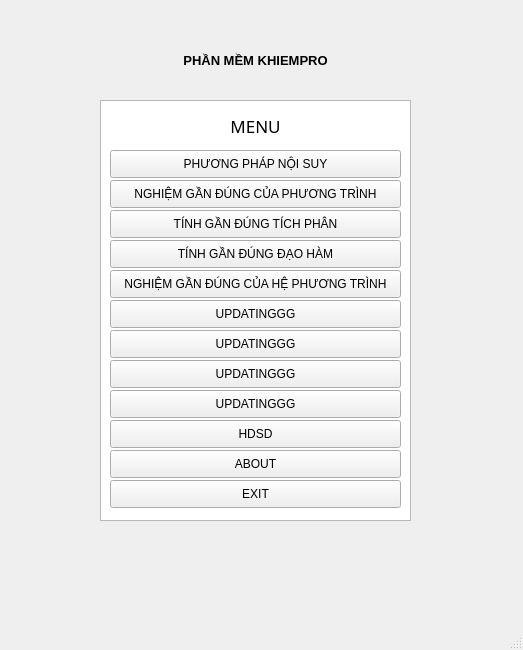
<?xml version="1.0" encoding="UTF-8"?>
<ui version="4.0">
 <class>menu</class>
 <widget class="QMainWindow" name="menu">
  <property name="geometry">
   <rect>
    <x>0</x>
    <y>0</y>
    <width>523</width>
    <height>650</height>
   </rect>
  </property>
  <property name="windowTitle">
   <string>MainWindow</string>
  </property>
  <widget class="QWidget" name="menuchinh">
   <widget class="QTextBrowser" name="textBrowser">
    <property name="geometry">
     <rect>
      <x>100</x>
      <y>100</y>
      <width>311</width>
      <height>421</height>
     </rect>
    </property>
   </widget>
   <widget class="QLabel" name="label_2">
    <property name="geometry">
     <rect>
      <x>80</x>
      <y>30</y>
      <width>351</width>
      <height>61</height>
     </rect>
    </property>
    <property name="minimumSize">
     <size>
      <width>351</width>
      <height>0</height>
     </size>
    </property>
    <property name="maximumSize">
     <size>
      <width>351</width>
      <height>61</height>
     </size>
    </property>
    <property name="font">
     <font>
      <family>Arial</family>
      <pointsize>10</pointsize>
      <weight>75</weight>
      <bold>true</bold>
     </font>
    </property>
    <property name="text">
     <string>PHẦN MỀM KHIEMPRO</string>
    </property>
    <property name="textFormat">
     <enum>Qt::PlainText</enum>
    </property>
    <property name="alignment">
     <set>Qt::AlignCenter</set>
    </property>
    <property name="wordWrap">
     <bool>false</bool>
    </property>
    <property name="margin">
     <number>0</number>
    </property>
    <property name="openExternalLinks">
     <bool>false</bool>
    </property>
    <property name="textInteractionFlags">
     <set>Qt::LinksAccessibleByMouse</set>
    </property>
   </widget>
   <widget class="QLabel" name="label">
    <property name="geometry">
     <rect>
      <x>100</x>
      <y>100</y>
      <width>311</width>
      <height>51</height>
     </rect>
    </property>
    <property name="font">
     <font>
      <family>Arial Black</family>
      <pointsize>13</pointsize>
      <weight>50</weight>
      <bold>false</bold>
     </font>
    </property>
    <property name="text">
     <string>MENU</string>
    </property>
    <property name="alignment">
     <set>Qt::AlignCenter</set>
    </property>
   </widget>
   <widget class="QPushButton" name="ppnoisuy">
    <property name="geometry">
     <rect>
      <x>110</x>
      <y>150</y>
      <width>291</width>
      <height>28</height>
     </rect>
    </property>
    <property name="text">
     <string>PHƯƠNG PHÁP NỘI SUY</string>
    </property>
   </widget>
   <widget class="QPushButton" name="ppnghiemcuapt">
    <property name="geometry">
     <rect>
      <x>110</x>
      <y>180</y>
      <width>291</width>
      <height>28</height>
     </rect>
    </property>
    <property name="text">
     <string>NGHIỆM GẦN ĐÚNG CỦA PHƯƠNG TRÌNH</string>
    </property>
   </widget>
   <widget class="QPushButton" name="pptichphan">
    <property name="geometry">
     <rect>
      <x>110</x>
      <y>210</y>
      <width>291</width>
      <height>28</height>
     </rect>
    </property>
    <property name="text">
     <string>TÍNH GẦN ĐÚNG TÍCH PHÂN</string>
    </property>
   </widget>
   <widget class="QPushButton" name="ppdaoham">
    <property name="geometry">
     <rect>
      <x>110</x>
      <y>240</y>
      <width>291</width>
      <height>28</height>
     </rect>
    </property>
    <property name="text">
     <string>TÍNH GẦN ĐÚNG ĐẠO HÀM</string>
    </property>
   </widget>
   <widget class="QPushButton" name="about">
    <property name="geometry">
     <rect>
      <x>110</x>
      <y>450</y>
      <width>291</width>
      <height>28</height>
     </rect>
    </property>
    <property name="text">
     <string>ABOUT</string>
    </property>
   </widget>
   <widget class="QPushButton" name="hdsd">
    <property name="geometry">
     <rect>
      <x>110</x>
      <y>420</y>
      <width>291</width>
      <height>28</height>
     </rect>
    </property>
    <property name="text">
     <string>HDSD</string>
    </property>
   </widget>
   <widget class="QPushButton" name="exit">
    <property name="geometry">
     <rect>
      <x>110</x>
      <y>480</y>
      <width>291</width>
      <height>28</height>
     </rect>
    </property>
    <property name="text">
     <string>EXIT</string>
    </property>
   </widget>
   <widget class="QPushButton" name="Other">
    <property name="geometry">
     <rect>
      <x>110</x>
      <y>300</y>
      <width>291</width>
      <height>28</height>
     </rect>
    </property>
    <property name="text">
     <string>UPDATINGGG</string>
    </property>
   </widget>
   <widget class="QPushButton" name="ppnghiemhpt">
    <property name="geometry">
     <rect>
      <x>110</x>
      <y>270</y>
      <width>291</width>
      <height>28</height>
     </rect>
    </property>
    <property name="text">
     <string>NGHIỆM GẦN ĐÚNG CỦA HỆ PHƯƠNG TRÌNH</string>
    </property>
   </widget>
   <widget class="QPushButton" name="Other_2">
    <property name="geometry">
     <rect>
      <x>110</x>
      <y>330</y>
      <width>291</width>
      <height>28</height>
     </rect>
    </property>
    <property name="text">
     <string>UPDATINGGG</string>
    </property>
   </widget>
   <widget class="QPushButton" name="Other_3">
    <property name="geometry">
     <rect>
      <x>110</x>
      <y>360</y>
      <width>291</width>
      <height>28</height>
     </rect>
    </property>
    <property name="text">
     <string>UPDATINGGG</string>
    </property>
   </widget>
   <widget class="QPushButton" name="Other_4">
    <property name="geometry">
     <rect>
      <x>110</x>
      <y>390</y>
      <width>291</width>
      <height>28</height>
     </rect>
    </property>
    <property name="text">
     <string>UPDATINGGG</string>
    </property>
   </widget>
  </widget>
  <widget class="QMenuBar" name="menubar">
   <property name="geometry">
    <rect>
     <x>0</x>
     <y>0</y>
     <width>523</width>
     <height>26</height>
    </rect>
   </property>
  </widget>
  <widget class="QStatusBar" name="statusbar"/>
 </widget>
 <resources/>
 <connections/>
</ui>
